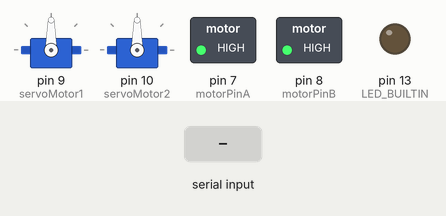
Simulated run of this sketch. Board: Arduino Uno, built with avr-gcc and run on an emulated ATmega328P. Parts: 2 × servo, switched loads named in the sketch (green lamp = pin HIGH), output pins drawn as LEDs (lit = HIGH). The test bench sets the inputs (shaded band). Random numbers use the default seed unless the sketch sets one.

Above: at 1.2 s.
1.3 s: "1" received over Serial
At 2.6 s:
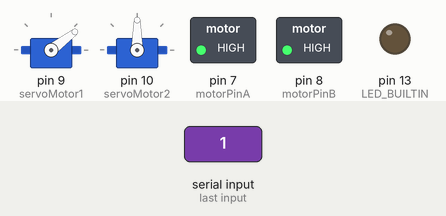
3.1 s: "2" received over Serial
At 3.9 s:
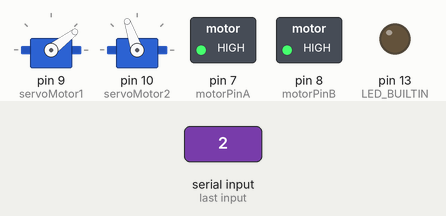
4.9 s: "5" received over Serial
At 6.1 s:
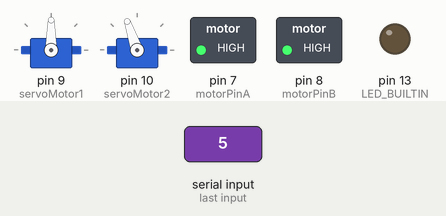
6.4 s: "7" received over Serial
At 7.4 s:
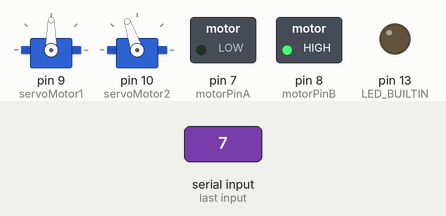
7.9 s: "6" received over Serial
At 8.6 s:
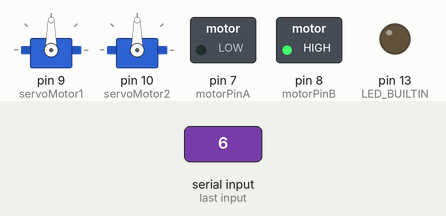
9.4 s: "8" received over Serial
At 9.7 s:
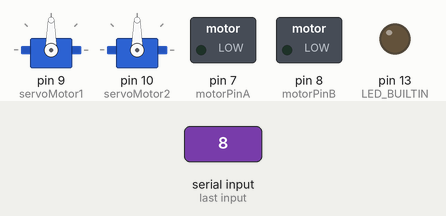
Timing chart, 0 to 11.9 s (numbered marks = the images above; inputs shaded):
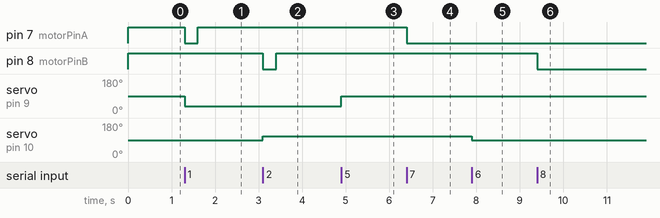

The sketch:

Arduino-WCC-2.5.ino
```cpp
// Incluímos la librería para poder controlar el servo
#include <Servo.h>

//aspersor 01
int motorPinA = 7; //Motor

//aspersor 02
int motorPinB = 8; //Motor

char val;
int dato=0;

//servos
 Servo servoMotor1;
 Servo servoMotor2;

int valorInicial1 = 90;
int valorInicial2 = 90;

int randomRotacion1 = 0;
int randomRotacion2 = 0;

//valores definir rotacion servo
int valorTope12 =30;
int valorTope11 =150;

int valorTope22 =60;
int valorTope21 =130;

//tiempo que esta el motor expulsando pintura en milisegundos
int milisexpulsado =300;

// control dinamico tiempo
String elvalor = "";
String val2;


//valores definir rotacion servo FIN


int in1 = 7;

//servos fin


void setup() {

 Serial.begin(9600);
 pinMode(LED_BUILTIN, OUTPUT);

 pinMode(motorPinA, OUTPUT);
 pinMode(motorPinB, OUTPUT);


 digitalWrite(motorPinA, LOW); //Establishes forward direction of Channel A
 digitalWrite(motorPinA, HIGH);   //Disengage the Brake for Channel A

 digitalWrite(motorPinB, LOW); //Establishes forward direction of Channel B
 digitalWrite(motorPinB, HIGH);   //Disengage the Brake for Channel B


 //servos

  pinMode(in1, OUTPUT);
  digitalWrite(in1, HIGH);

  //declaramos pin para el servo
  servoMotor1.attach(9);
  servoMotor2.attach(10);

  // Inicializamos al ángulo 0 el servomotor
  servoMotor1.write(valorInicial1);
  servoMotor2.write(valorInicial2);

//servos fin


}


void loop() {


     //Spins the motor on Channel A at full speed 255 full
       //Spins the motor on Channel B at full speed 255 full

    if (Serial.available() > 0) { // If data is available to read

        val = Serial.read();


        //elvalor = Serial.readString();
        //milisexpulsado = elvalor.toInt();
        //elvalor = Serial.parseInt();

        //ajustar tiempo de ejeccion


         //valorTope11 = numeroElValor.toInt();


        // inicio secuencia aspersor 1
        if(val == '1')  {


         digitalWrite(motorPinA, LOW);
         rotaAspersor1();

        }

        // enciende motor 2
        if(val == '2')  {

         digitalWrite(motorPinB, LOW);
         rotaAspersor2();

        }

        // apaga motor 1
        if(val == '3')  {
         digitalWrite(motorPinA, HIGH);
        }

         // apaga motor 2
        if(val == '4')  {
         digitalWrite(motorPinB, HIGH);
        }

         // Posicion aspersor 01 al centro
        if(val == '5')  {
          servoMotor1.write(valorInicial1);
        }

         // Posicion aspersor 02 al centro
        if(val == '6')  {
          servoMotor2.write(valorInicial2);
        }

        if(val == '7')  {
          digitalWrite(motorPinA, LOW);
        }

        if(val == '8')  {
          digitalWrite(motorPinB, LOW);
        }


    }


//  milisexpulsado = elvalor;

}

void rotaAspersor1()
{

  //rotacion para aspersor 1
  randomRotacion1 = random(valorTope12,valorTope11);
  servoMotor1.write(randomRotacion1);

  //milisexpulsado=elvalor;
  //if(elvalor>10) milisexpulsado=elvalor;
  delay(milisexpulsado);
  //apaga motor
  digitalWrite(motorPinA, HIGH);


}

void rotaAspersor2()
{

  //rotacion para aspersor 2
  randomRotacion2 = random(valorTope22,valorTope21);
  servoMotor2.write(randomRotacion2);

  //if(elvalor>10) milisexpulsado=elvalor;
  delay(milisexpulsado);
  //apaga motor
  digitalWrite(motorPinB, HIGH);

}
```

Measured:
- after the input at 1.3 s, pin 7 (motorPinA): HIGH → LOW at once, → HIGH 0.30 s later; servo on pin 9 (servoMotor1): 90° → 37° at once
- after the input at 3.1 s, pin 8 (motorPinB): HIGH → LOW at once, → HIGH 0.30 s later; servo on pin 10 (servoMotor2): 90° → 109° at once
- after the input at 4.9 s, servo on pin 9 (servoMotor1): 37° → 90° at once
- after the input at 6.4 s, pin 7 (motorPinA): HIGH → LOW at once
- after the input at 7.9 s, servo on pin 10 (servoMotor2): 109° → 90° at once
- after the input at 9.4 s, pin 8 (motorPinB): HIGH → LOW at once
